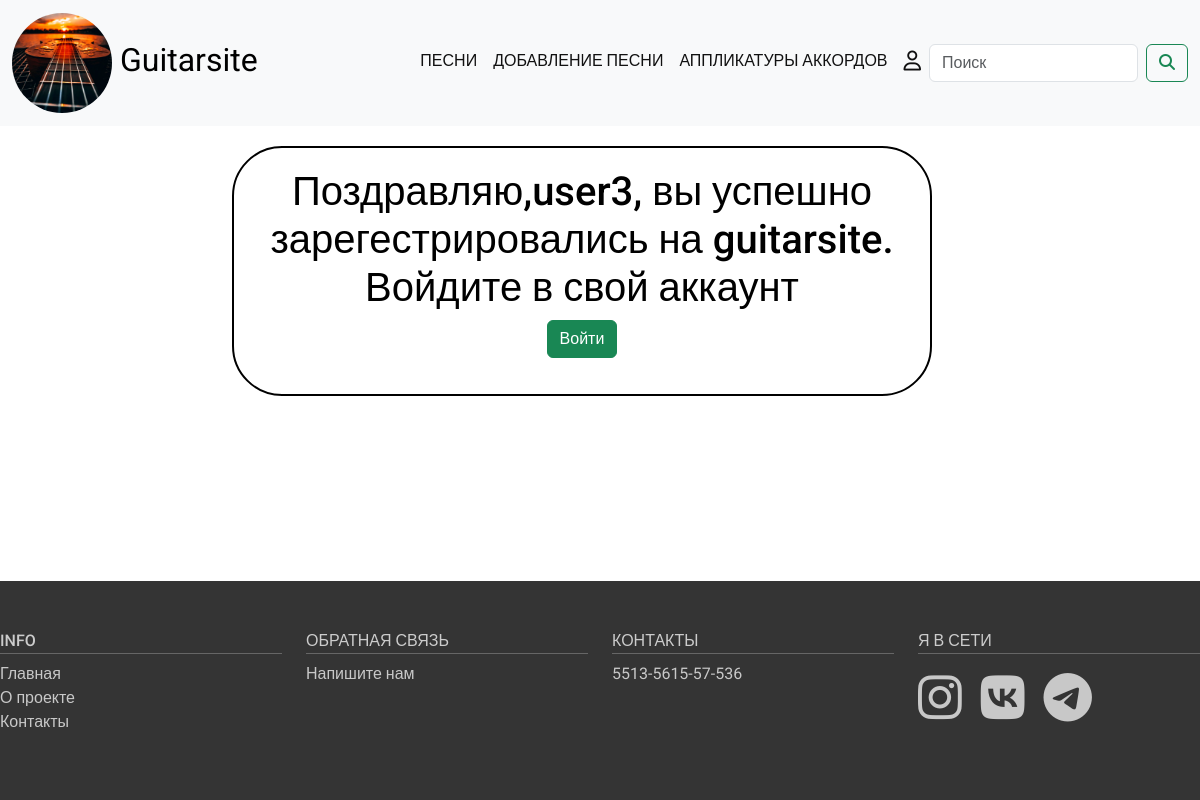
The page /users/register_done/ on the database as committed earlier.
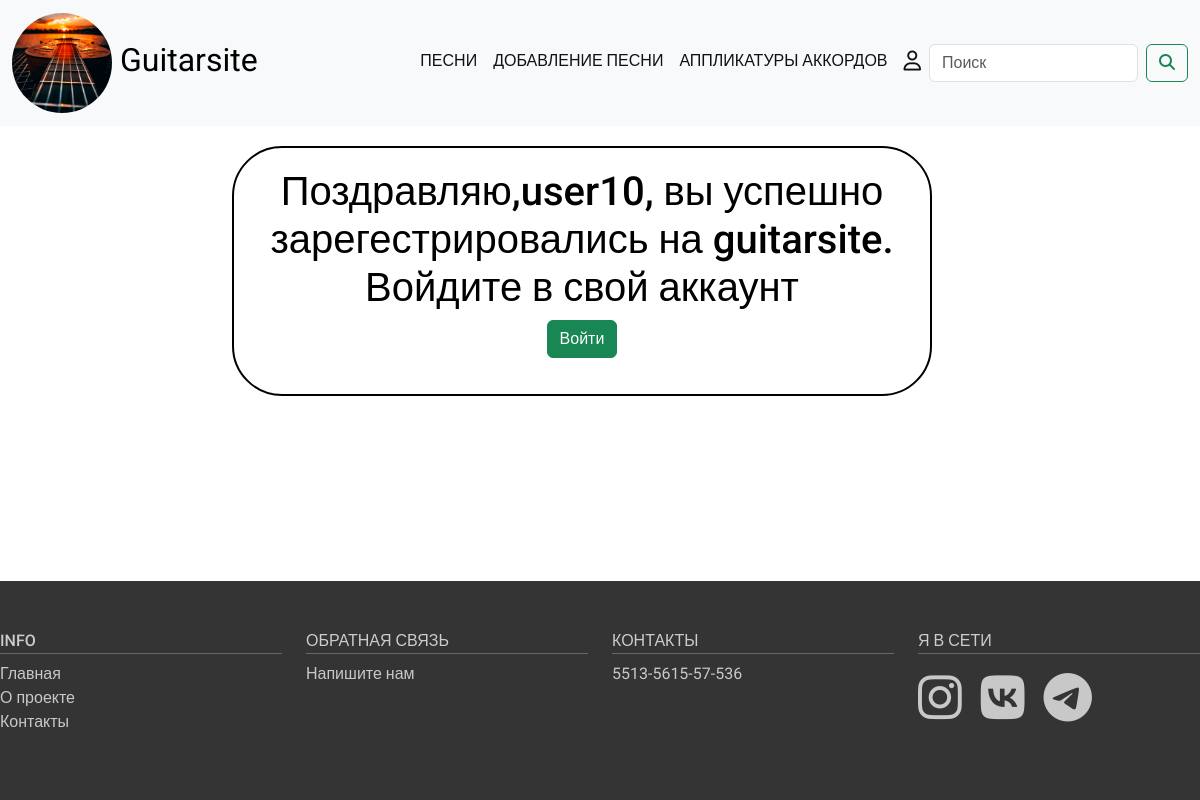
The same page on the database as committed later.
### users/models.py (models this page shows)
class User(AbstractUser):
    photo = models.ImageField(upload_to="users/%Y/%m/%d/",blank=True,null=True, verbose_name="Фото")

### users/views.py (the view)
# urls.py: path('register_done/', views.register_done, name='register_done'),
def register_done(request):
    reg_user = get_user_model().objects.latest('id')
    return render(request, 'users/register_done.html', context={'reg_user': reg_user})

### users/templates/users/register_done.html
{% extends 'base-form.html' %} {% load static %} {% block form-content %}
<h1>Поздравляю,{{reg_user.username}}, вы успешно зарегестрировались на guitarsite. Войдите в свой аккаунт</h1>
<p><a href="{% url 'users:login' %}"><button type="submit" class="btn btn-success">Войти</button></p></a>
{% endblock form-content %}

Rows that differ between the two databases and show on the page:
no longer on this page (row unchanged): User: username "user3"
added User: username "user10"
